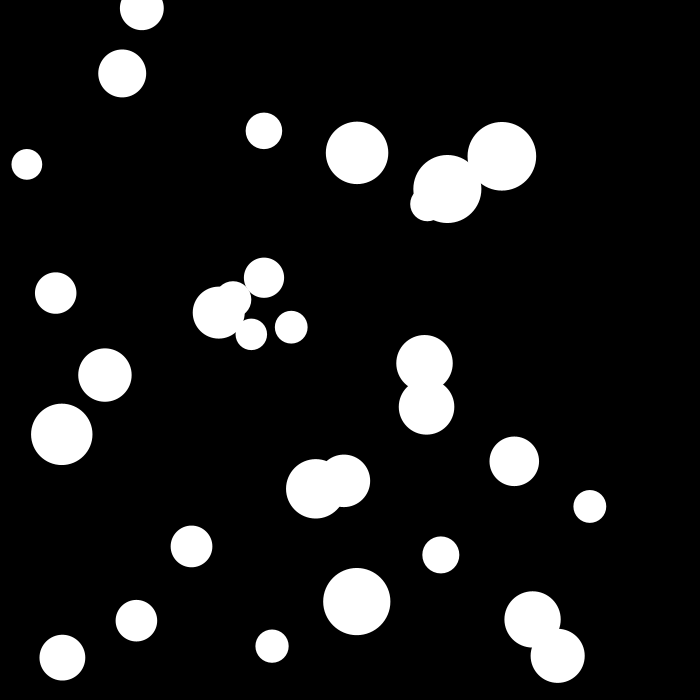
Frame 1 (no input)
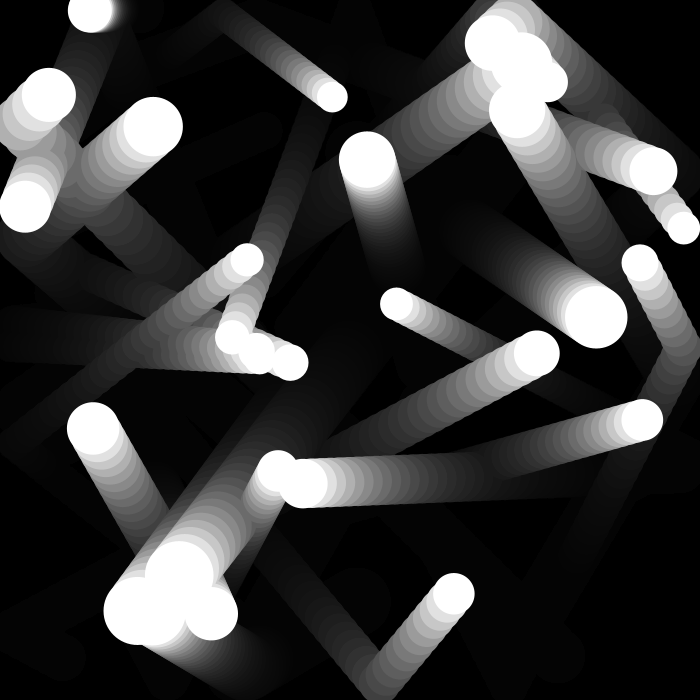
Frame 60 (the mouse pressed at the canvas centre just before this capture)
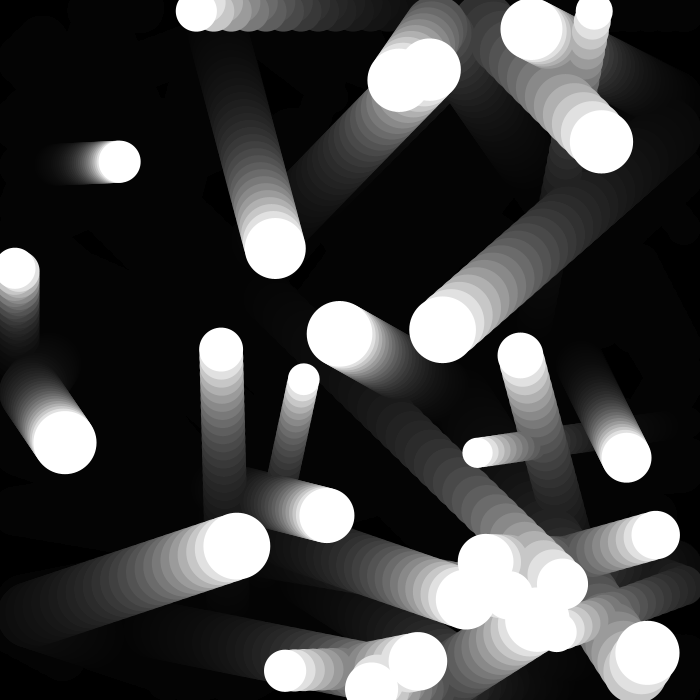
Frame 120 (the mouse held since frame 60 and released just before this capture)

The Processing sketch that drew these frames (run headless with seeded random() and noise(); from frame 60 on, the mouse is pressed at the canvas centre):

// Processing sketch: PVectorBoundaries
// ── PVectorBoundaries.pde
PVector[] pos;
PVector[] acc;

int num = 30;
int speed = 10;
void setup() {
  size(700, 700);

  pos = new PVector[num]; //Declaring how many we want to hold, in this case 30
  acc = new PVector[num];
  //Populate
  for (int i = 0; i < num; i++) {
    pos[i] =  new PVector (random(width), random(height), random(30, 70));
    acc[i] =  new PVector (random(-speed, speed), random(-speed, speed), 0);
  }
  background(0);
}

void draw() {
  noStroke();
  fill(0, 30);
  rect(0, 0, width, height);
  fill(255);
  for (int j = 0; j<num; j++) {
    //--Boundary Check--
    if (pos[j].x>width-(pos[j].z/2) || pos[j].x<pos[j].z/2) { //If the position of the ellipse exceeds the boundaries in relation to its size, so it bounces using the ellipse's edge
      acc[j].x = acc[j].x*-1;
    }

    if (pos[j].y>height-(pos[j].z/2) || pos[j].y<pos[j].z/2) { //If you don't divide by 2, there will be a circle extra of space, so dividing it by 2 gives the radius to use as the boundary
      acc[j].y = acc[j].y*-1;
    }

    pos[j].add(acc[j]);
    ellipse(pos[j].x, pos[j].y, pos[j].z, pos[j].z);
  }
}

void mousePressed() {
  //Populate
  for (int i = 0; i < num; i++) {
    pos[i] =  new PVector (random(width), random(height), random(30, 70));
    acc[i] =  new PVector (random(-speed, speed), random(-speed, speed), 0);
  }
}
